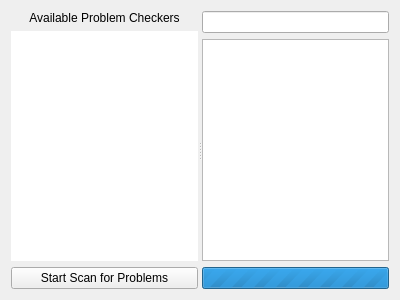
<?xml version="1.0" encoding="UTF-8"?>
<ui version="4.0">
 <class>GammaRay::ProblemReporterWidget</class>
 <widget class="QWidget" name="GammaRay::ProblemReporterWidget">
  <property name="geometry">
   <rect>
    <x>0</x>
    <y>0</y>
    <width>400</width>
    <height>300</height>
   </rect>
  </property>
  <layout class="QVBoxLayout" name="toplevelLayout">
   <item>
    <widget class="QSplitter" name="splitter">
     <property name="orientation">
      <enum>Qt::Horizontal</enum>
     </property>
     <widget class="QWidget" name="layoutWidget">
      <layout class="QVBoxLayout" name="verticalLayout">
       <property name="margin">
        <number>0</number>
       </property>
       <item>
        <widget class="QLabel" name="label">
         <property name="text">
          <string>Available Problem Checkers</string>
         </property>
         <property name="alignment">
          <set>Qt::AlignCenter</set>
         </property>
        </widget>
       </item>
       <item>
        <widget class="QListView" name="problemfilterwidget">
         <property name="frameShape">
          <enum>QFrame::NoFrame</enum>
         </property>
         <property name="frameShadow">
          <enum>QFrame::Plain</enum>
         </property>
         <property name="selectionMode">
          <enum>QAbstractItemView::NoSelection</enum>
         </property>
        </widget>
       </item>
       <item>
        <widget class="QPushButton" name="scanButton">
         <property name="text">
          <string>Start Scan for Problems</string>
         </property>
        </widget>
       </item>
      </layout>
     </widget>
     <widget class="QWidget" name="layoutWidget">
      <layout class="QVBoxLayout" name="verticalLayout">
       <property name="margin">
        <number>0</number>
       </property>
       <item>
        <widget class="QLineEdit" name="searchLine"/>
       </item>
       <item>
        <widget class="GammaRay::DeferredTreeView" name="problemView">
         <property name="contextMenuPolicy">
          <enum>Qt::CustomContextMenu</enum>
         </property>
         <property name="rootIsDecorated">
          <bool>false</bool>
         </property>
        </widget>
       </item>
       <item>
        <widget class="QProgressBar" name="progressBar">
         <property name="maximum">
          <number>0</number>
         </property>
         <property name="value">
          <number>0</number>
         </property>
        </widget>
       </item>
      </layout>
     </widget>
    </widget>
   </item>
  </layout>
 </widget>
 <customwidgets>
  <customwidget>
   <class>GammaRay::DeferredTreeView</class>
   <extends>QTreeView</extends>
   <header location="global">ui/deferredtreeview.h</header>
  </customwidget>
 </customwidgets>
 <resources/>
 <connections/>
</ui>
